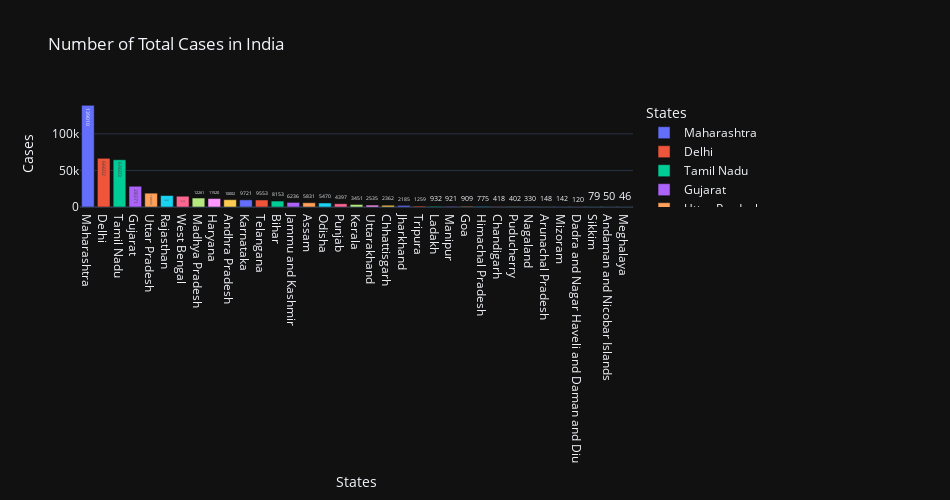

Here is the notebook cell this chart was saved with:
### Code cell
df_Indcases = df_Ind.copy()
df_Indcases["Cases"] = pd.to_numeric(df_Indcases["Cases"])
df_Indcases=df_Indcases.sort_values(by = ["Cases"], ascending = False)
fig = px.bar(df_Indcases, x='States', y ='Cases', color='States',text='Cases', height=500, width=950, 
             title ='Number of Total Cases in India')
fig.show()

### Figure 1 — Plotly figure (JSON) as saved in the notebook; plotly's stock layout.template omitted (floating-point values rounded to 4 significant figures)
{"data": [{"alignmentgroup": "True", "hovertemplate": "States=%{x}<br>Cases=%{text}<extra></extra>", "legendgroup": "Maharashtra", "marker": {"color": "#636efa"}, "name": "Maharashtra", "offsetgroup": "Maharashtra", "orientation": "v", "showlegend": true, "text": [139010], "textposition": "auto", "type": "bar", "x": ["Maharashtra"], "xaxis": "x", "y": [139010], "yaxis": "y"}, {"alignmentgroup": "True", "hovertemplate": "States=%{x}<br>Cases=%{text}<extra></extra>", "legendgroup": "Delhi", "marker": {"color": "#EF553B"}, "name": "Delhi", "offsetgroup": "Delhi", "orientation": "v", "showlegend": true, "text": [66602], "textposition": "auto", "type": "bar", "x": ["Delhi"], "xaxis": "x", "y": [66602], "yaxis": "y"}, {"alignmentgroup": "True", "hovertemplate": "States=%{x}<br>Cases=%{text}<extra></extra>", "legendgroup": "Tamil Nadu", "marker": {"color": "#00cc96"}, "name": "Tamil Nadu", "offsetgroup": "Tamil Nadu", "orientation": "v", "showlegend": true, "text": [64603], "textposition": "auto", "type": "bar", "x": ["Tamil Nadu"], "xaxis": "x", "y": [64603], "yaxis": "y"}, {"alignmentgroup": "True", "hovertemplate": "States=%{x}<br>Cases=%{text}<extra></extra>", "legendgroup": "Gujarat", "marker": {"color": "#ab63fa"}, "name": "Gujarat", "offsetgroup": "Gujarat", "orientation": "v", "showlegend": true, "text": [28371], "textposition": "auto", "type": "bar", "x": ["Gujarat"], "xaxis": "x", "y": [28371], "yaxis": "y"}, {"alignmentgroup": "True", "hovertemplate": "States=%{x}<br>Cases=%{text}<extra></extra>", "legendgroup": "Uttar Pradesh", "marker": {"color": "#FFA15A"}, "name": "Uttar Pradesh", "offsetgroup": "Uttar Pradesh", "orientation": "v", "showlegend": true, "text": [18893], "textposition": "auto", "type": "bar", "x": ["Uttar Pradesh"], "xaxis": "x", "y": [18893], "yaxis": "y"}, {"alignmentgroup": "True", "hovertemplate": "States=%{x}<br>Cases=%{text}<extra></extra>", "legendgroup": "Rajasthan", "marker": {"color": "#19d3f3"}, "name": "Rajasthan", "offsetgroup": "Rajasthan", "orientation": "v", "showlegend": true, "text": [15627], "textposition": "auto", "type": "bar", "x": ["Rajasthan"], "xaxis": "x", "y": [15627], "yaxis": "y"}, {"alignmentgroup": "True", "hovertemplate": "States=%{x}<br>Cases=%{text}<extra></extra>", "legendgroup": "West Bengal", "marker": {"color": "#FF6692"}, "name": "West Bengal", "offsetgroup": "West Bengal", "orientation": "v", "showlegend": true, "text": [14728], "textposition": "auto", "type": "bar", "x": ["West Bengal"], "xaxis": "x", "y": [14728], "yaxis": "y"}, {"alignmentgroup": "True", "hovertemplate": "States=%{x}<br>Cases=%{text}<extra></extra>", "legendgroup": "Madhya Pradesh", "marker": {"color": "#B6E880"}, "name": "Madhya Pradesh", "offsetgroup": "Madhya Pradesh", "orientation": "v", "showlegend": true, "text": [12261], "textposition": "auto", "type": "bar", "x": ["Madhya Pradesh"], "xaxis": "x", "y": [12261], "yaxis": "y"}, {"alignmentgroup": "True", "hovertemplate": "States=%{x}<br>Cases=%{text}<extra></extra>", "legendgroup": "Haryana", "marker": {"color": "#FF97FF"}, "name": "Haryana", "offsetgroup": "Haryana", "orientation": "v", "showlegend": true, "text": [11520], "textposition": "auto", "type": "bar", "x": ["Haryana"], "xaxis": "x", "y": [11520], "yaxis": "y"}, {"alignmentgroup": "True", "hovertemplate": "States=%{x}<br>Cases=%{text}<extra></extra>", "legendgroup": "Andhra Pradesh", "marker": {"color": "#FECB52"}, "name": "Andhra Pradesh", "offsetgroup": "Andhra Pradesh", "orientation": "v", "showlegend": true, "text": [10002], "textposition": "auto", "type": "bar", "x": ["Andhra Pradesh"], "xaxis": "x", "y": [10002], "yaxis": "y"}, {"alignmentgroup": "True", "hovertemplate": "States=%{x}<br>Cases=%{text}<extra></extra>", "legendgroup": "Karnataka", "marker": {"color": "#636efa"}, "name": "Karnataka", "offsetgroup": "Karnataka", "orientation": "v", "showlegend": true, "text": [9721], "textposition": "auto", "type": "bar", "x": ["Karnataka"], "xaxis": "x", "y": [9721], "yaxis": "y"}, {"alignmentgroup": "True", "hovertemplate": "States=%{x}<br>Cases=%{text}<extra></extra>", "legendgroup": "Telangana", "marker": {"color": "#EF553B"}, "name": "Telangana", "offsetgroup": "Telangana", "orientation": "v", "showlegend": true, "text": [9553], "textposition": "auto", "type": "bar", "x": ["Telangana"], "xaxis": "x", "y": [9553], "yaxis": "y"}, {"alignmentgroup": "True", "hovertemplate": "States=%{x}<br>Cases=%{text}<extra></extra>", "legendgroup": "Bihar", "marker": {"color": "#00cc96"}, "name": "Bihar", "offsetgroup": "Bihar", "orientation": "v", "showlegend": true, "text": [8153], "textposition": "auto", "type": "bar", "x": ["Bihar"], "xaxis": "x", "y": [8153], "yaxis": "y"}, {"alignmentgroup": "True", "hovertemplate": "States=%{x}<br>Cases=%{text}<extra></extra>", "legendgroup": "Jammu and Kashmir", "marker": {"color": "#ab63fa"}, "name": "Jammu and Kashmir", "offsetgroup": "Jammu and Kashmir", "orientation": "v", "showlegend": true, "text": [6236], "textposition": "auto", "type": "bar", "x": ["Jammu and Kashmir"], "xaxis": "x", "y": [6236], "yaxis": "y"}, {"alignmentgroup": "True", "hovertemplate": "States=%{x}<br>Cases=%{text}<extra></extra>", "legendgroup": "Assam", "marker": {"color": "#FFA15A"}, "name": "Assam", "offsetgroup": "Assam", "orientation": "v", "showlegend": true, "text": [5831], "textposition": "auto", "type": "bar", "x": ["Assam"], "xaxis": "x", "y": [5831], "yaxis": "y"}, {"alignmentgroup": "True", "hovertemplate": "States=%{x}<br>Cases=%{text}<extra></extra>", "legendgroup": "Odisha", "marker": {"color": "#19d3f3"}, "name": "Odisha", "offsetgroup": "Odisha", "orientation": "v", "showlegend": true, "text": [5470], "textposition": "auto", "type": "bar", "x": ["Odisha"], "xaxis": "x", "y": [5470], "yaxis": "y"}, {"alignmentgroup": "True", "hovertemplate": "States=%{x}<br>Cases=%{text}<extra></extra>", "legendgroup": "Punjab", "marker": {"color": "#FF6692"}, "name": "Punjab", "offsetgroup": "Punjab", "orientation": "v", "showlegend": true, "text": [4397], "textposition": "auto", "type": "bar", "x": ["Punjab"], "xaxis": "x", "y": [4397], "yaxis": "y"}, {"alignmentgroup": "True", "hovertemplate": "States=%{x}<br>Cases=%{text}<extra></extra>", "legendgroup": "Kerala", "marker": {"color": "#B6E880"}, "name": "Kerala", "offsetgroup": "Kerala", "orientation": "v", "showlegend": true, "text": [3451], "textposition": "auto", "type": "bar", "x": ["Kerala"], "xaxis": "x", "y": [3451], "yaxis": "y"}, {"alignmentgroup": "True", "hovertemplate": "States=%{x}<br>Cases=%{text}<extra></extra>", "legendgroup": "Uttarakhand", "marker": {"color": "#FF97FF"}, "name": "Uttarakhand", "offsetgroup": "Uttarakhand", "orientation": "v", "showlegend": true, "text": [2535], "textposition": "auto", "type": "bar", "x": ["Uttarakhand"], "xaxis": "x", "y": [2535], "yaxis": "y"}, {"alignmentgroup": "True", "hovertemplate": "States=%{x}<br>Cases=%{text}<extra></extra>", "legendgroup": "Chhattisgarh", "marker": {"color": "#FECB52"}, "name": "Chhattisgarh", "offsetgroup": "Chhattisgarh", "orientation": "v", "showlegend": true, "text": [2362], "textposition": "auto", "type": "bar", "x": ["Chhattisgarh"], "xaxis": "x", "y": [2362], "yaxis": "y"}, {"alignmentgroup": "True", "hovertemplate": "States=%{x}<br>Cases=%{text}<extra></extra>", "legendgroup": "Jharkhand", "marker": {"color": "#636efa"}, "name": "Jharkhand", "offsetgroup": "Jharkhand", "orientation": "v", "showlegend": true, "text": [2185], "textposition": "auto", "type": "bar", "x": ["Jharkhand"], "xaxis": "x", "y": [2185], "yaxis": "y"}, {"alignmentgroup": "True", "hovertemplate": "States=%{x}<br>Cases=%{text}<extra></extra>", "legendgroup": "Tripura", "marker": {"color": "#EF553B"}, "name": "Tripura", "offsetgroup": "Tripura", "orientation": "v", "showlegend": true, "text": [1259], "textposition": "auto", "type": "bar", "x": ["Tripura"], "xaxis": "x", "y": [1259], "yaxis": "y"}, {"alignmentgroup": "True", "hovertemplate": "States=%{x}<br>Cases=%{text}<extra></extra>", "legendgroup": "Ladakh", "marker": {"color": "#00cc96"}, "name": "Ladakh", "offsetgroup": "Ladakh", "orientation": "v", "showlegend": true, "text": [932], "textposition": "auto", "type": "bar", "x": ["Ladakh"], "xaxis": "x", "y": [932], "yaxis": "y"}, {"alignmentgroup": "True", "hovertemplate": "States=%{x}<br>Cases=%{text}<extra></extra>", "legendgroup": "Manipur", "marker": {"color": "#ab63fa"}, "name": "Manipur", "offsetgroup": "Manipur", "orientation": "v", "showlegend": true, "text": [921], "textposition": "auto", "type": "bar", "x": ["Manipur"], "xaxis": "x", "y": [921], "yaxis": "y"}, {"alignmentgroup": "True", "hovertemplate": "States=%{x}<br>Cases=%{text}<extra></extra>", "legendgroup": "Goa", "marker": {"color": "#FFA15A"}, "name": "Goa", "offsetgroup": "Goa", "orientation": "v", "showlegend": true, "text": [909], "textposition": "auto", "type": "bar", "x": ["Goa"], "xaxis": "x", "y": [909], "yaxis": "y"}, {"alignmentgroup": "True", "hovertemplate": "States=%{x}<br>Cases=%{text}<extra></extra>", "legendgroup": "Himachal Pradesh", "marker": {"color": "#19d3f3"}, "name": "Himachal Pradesh", "offsetgroup": "Himachal Pradesh", "orientation": "v", "showlegend": true, "text": [775], "textposition": "auto", "type": "bar", "x": ["Himachal Pradesh"], "xaxis": "x", "y": [775], "yaxis": "y"}, {"alignmentgroup": "True", "hovertemplate": "States=%{x}<br>Cases=%{text}<extra></extra>", "legendgroup": "Chandigarh", "marker": {"color": "#FF6692"}, "name": "Chandigarh", "offsetgroup": "Chandigarh", "orientation": "v", "showlegend": true, "text": [418], "textposition": "auto", "type": "bar", "x": ["Chandigarh"], "xaxis": "x", "y": [418], "yaxis": "y"}, {"alignmentgroup": "True", "hovertemplate": "States=%{x}<br>Cases=%{text}<extra></extra>", "legendgroup": "Puducherry", "marker": {"color": "#B6E880"}, "name": "Puducherry", "offsetgroup": "Puducherry", "orientation": "v", "showlegend": true, "text": [402], "textposition": "auto", "type": "bar", "x": ["Puducherry"], "xaxis": "x", "y": [402], "yaxis": "y"}, {"alignmentgroup": "True", "hovertemplate": "States=%{x}<br>Cases=%{text}<extra></extra>", "legendgroup": "Nagaland", "marker": {"color": "#FF97FF"}, "name": "Nagaland", "offsetgroup": "Nagaland", "orientation": "v", "showlegend": true, "text": [330], "textposition": "auto", "type": "bar", "x": ["Nagaland"], "xaxis": "x", "y": [330], "yaxis": "y"}, {"alignmentgroup": "True", "hovertemplate": "States=%{x}<br>Cases=%{text}<extra></extra>", "legendgroup": "Arunachal Pradesh", "marker": {"color": "#FECB52"}, "name": "Arunachal Pradesh", "offsetgroup": "Arunachal Pradesh", "orientation": "v", "showlegend": true, "text": [148], "textposition": "auto", "type": "bar", "x": ["Arunachal Pradesh"], "xaxis": "x", "y": [148], "yaxis": "y"}, {"alignmentgroup": "True", "hovertemplate": "States=%{x}<br>Cases=%{text}<extra></extra>", "legendgroup": "Mizoram", "marker": {"color": "#636efa"}, "name": "Mizoram", "offsetgroup": "Mizoram", "orientation": "v", "showlegend": true, "text": [142], "textposition": "auto", "type": "bar", "x": ["Mizoram"], "xaxis": "x", "y": [142], "yaxis": "y"}, {"alignmentgroup": "True", "hovertemplate": "States=%{x}<br>Cases=%{text}<extra></extra>", "legendgroup": "Dadra and Nagar Haveli and Daman and Diu", "marker": {"color": "#EF553B"}, "name": "Dadra and Nagar Haveli and Daman and Diu", "offsetgroup": "Dadra and Nagar Haveli and Daman and Diu", "orientation": "v", "showlegend": true, "text": [120], "textposition": "auto", "type": "bar", "x": ["Dadra and Nagar Haveli and Daman and Diu"], "xaxis": "x", "y": [120], "yaxis": "y"}, {"alignmentgroup": "True", "hovertemplate": "States=%{x}<br>Cases=%{text}<extra></extra>", "legendgroup": "Sikkim", "marker": {"color": "#00cc96"}, "name": "Sikkim", "offsetgroup": "Sikkim", "orientation": "v", "showlegend": true, "text": [79], "textposition": "auto", "type": "bar", "x": ["Sikkim"], "xaxis": "x", "y": [79], "yaxis": "y"}, {"alignmentgroup": "True", "hovertemplate": "States=%{x}<br>Cases=%{text}<extra></extra>", "legendgroup": "Andaman and Nicobar Islands", "marker": {"color": "#ab63fa"}, "name": "Andaman and Nicobar Islands", "offsetgroup": "Andaman and Nicobar Islands", "orientation": "v", "showlegend": true, "text": [50], "textposition": "auto", "type": "bar", "x": ["Andaman and Nicobar Islands"], "xaxis": "x", "y": [50], "yaxis": "y"}, {"alignmentgroup": "True", "hovertemplate": "States=%{x}<br>Cases=%{text}<extra></extra>", "legendgroup": "Meghalaya", "marker": {"color": "#FFA15A"}, "name": "Meghalaya", "offsetgroup": "Meghalaya", "orientation": "v", "showlegend": true, "text": [46], "textposition": "auto", "type": "bar", "x": ["Meghalaya"], "xaxis": "x", "y": [46], "yaxis": "y"}], "layout": {"barmode": "relative", "height": 500, "legend": {"title": {"text": "States"}, "tracegroupgap": 0}, "title": {"text": "Number of Total Cases in India"}, "width": 950, "xaxis": {"anchor": "y", "categoryarray": ["Maharashtra", "Delhi", "Tamil Nadu", "Gujarat", "Uttar Pradesh", "Rajasthan", "West Bengal", "Madhya Pradesh", "Haryana", "Andhra Pradesh", "Karnataka", "Telangana", "Bihar", "Jammu and Kashmir", "Assam", "Odisha", "Punjab", "Kerala", "Uttarakhand", "Chhattisgarh", "Jharkhand", "Tripura", "Ladakh", "Manipur", "Goa", "Himachal Pradesh", "Chandigarh", "Puducherry", "Nagaland", "Arunachal Pradesh", "Mizoram", "Dadra and Nagar Haveli and Daman and Diu", "Sikkim", "Andaman and Nicobar Islands", "Meghalaya"], "categoryorder": "array", "domain": [0, 1], "title": {"text": "States"}}, "yaxis": {"anchor": "x", "domain": [0, 1], "title": {"text": "Cases"}}}}
